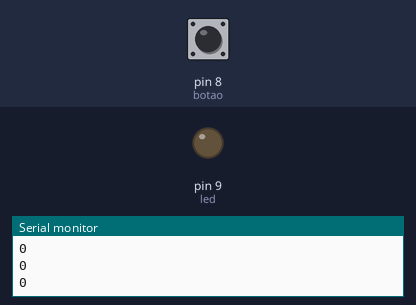
The sketch below on a simulated Arduino Uno, built with avr-gcc and run on an emulated ATmega328P. On the bench: output pins drawn as LEDs (lit = HIGH), the last lines printed to the serial monitor. Dashed ring = blinking. The inputs (shaded band) are chosen by the test bench; at power-on: pin 8 (botao) LOW.

Above: at 1.8 s.
1.9 s: pin 8 (botao) pulled HIGH for 3.2 s
At 2.9 s:
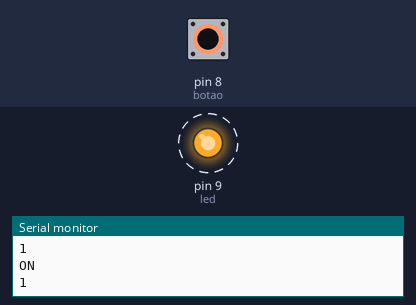
At 6.9 s:
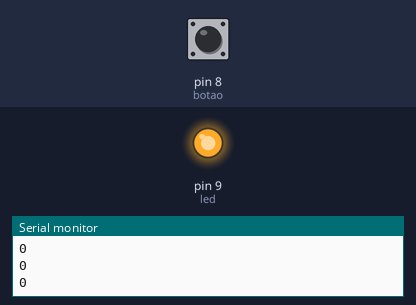
Timing chart, 0 to 8.4 s (numbered marks = the images above; inputs shaded):
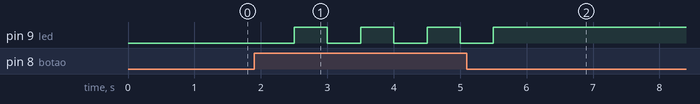

The sketch:

botao.ino
```cpp
int botao=8;
 int led=9;
 int estadoBotao =0;
 int estadoled =0;


void setup() {
  pinMode(led,OUTPUT);
  pinMode (botao,INPUT);
  Serial.begin(9600);

}

void loop() {
  estadoBotao = digitalRead(botao);
  Serial.println(estadoBotao);
  delay(500);
  if (estadoBotao==HIGH){
    if(estadoled == 0){
    digitalWrite(led,HIGH);
    estadoled=1;
    Serial.println("ON");
    }else {
      digitalWrite(led,LOW);
      estadoled=0;
      Serial.println("OFF");
      }
  }


  }
```

Measured:
- after the input at 1.9 s, pin 9 (led): alternates HIGH for 0.50 s and LOW for 0.50 s, 7 changes in all, then stays HIGH, starting after 0.60 s
